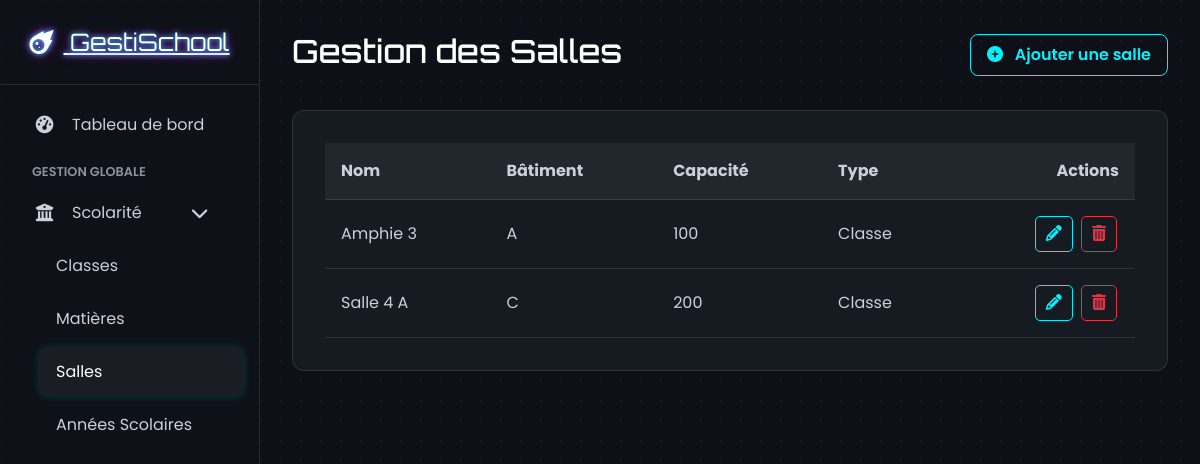
/admin/gestion/salles.php (signed in), run on the app's committed database.
### tables this page shows
CREATE TABLE IF NOT EXISTS `salles` (
  `id` int NOT NULL AUTO_INCREMENT,
  `nom` varchar(50) DEFAULT NULL,
  `batiment` varchar(50) DEFAULT NULL,
  `capacite` int DEFAULT NULL,
  `type` enum('classe','labo','sport','autre') DEFAULT 'classe',
  PRIMARY KEY (`id`)
);

### admin/gestion/salles.php (the view, shortened to what this page needs)
<?php
require_once '../../config/db.php';
try {
    $salles = $pdo->query("SELECT * FROM salles ORDER BY nom ASC")->fetchAll();
} catch (PDOException $e) {
    $error_db = "Erreur lors de la récupération des salles : " . $e->getMessage();
    $salles = [];
}
?>
<!DOCTYPE html>
<html lang="fr">
<head>
    <link href="https://cdn.jsdelivr.net/npm/bootstrap@5.3.3/dist/css/bootstrap.min.css" rel="stylesheet">
    <link rel="stylesheet" href="https://cdnjs.cloudflare.com/ajax/libs/font-awesome/6.5.2/css/all.min.css">
</head>
<body>
<div class="page-wrapper">
    <aside id="sidebar">
        <div class="sidebar-header">
            <a href="../dashboard.php" class="logo"><i class="fas fa-meteor"></i> GestiSchool</a>
        </div>
        <nav class="sidebar-nav">
            <ul class="nav flex-column">
                <li class="nav-item"><a class="nav-link" href="../dashboard.php"><i class="fas fa-tachometer-alt"></i> Tableau de bord</a></li>
                <li class="nav-category">Gestion Globale</li>
                <li class="nav-item">
                    <a class="nav-link" data-bs-toggle="collapse" href="#gestionCollapse" role="button" aria-expanded="true" aria-controls="gestionCollapse">
                        <i class="fas fa-university"></i> Scolarité <i class="fas fa-chevron-right arrow"></i>
                    </a>
                    <div class="collapse show" id="gestionCollapse">
                        <ul class="nav flex-column ps-4">
                            <li><a class="nav-link" href="classes.php">Classes</a></li>
                            <li><a class="nav-link" href="matieres.php">Matières</a></li>
                            <li><a class="nav-link active" href="salles.php">Salles</a></li>
                            <li><a class="nav-link" href="annees.php">Années Scolaires</a></li>
                        </ul>
                    </div>
                </li>
            </ul>
        </nav>
    </aside>
    <main id="main-content">
        <header class="main-header">
            <div>
                <h1>Gestion des Salles</h1>
            </div>
            <button class="btn btn-glow" data-bs-toggle="modal" data-bs-target="#salleModal" id="add-salle-btn">
                <i class="fas fa-plus-circle me-2"></i> Ajouter une salle
            </button>
        </header>
        <div class="content-card">
            <div class="table-responsive">
                <table class="galaxy-table">
                    <thead>
                        <tr>
                            <th>Nom</th>
                            <th>Bâtiment</th>
                            <th>Capacité</th>
                            <th>Type</th>
                            <th class="text-end">Actions</th>
                        </tr>
                    </thead>
                    <tbody>
                        <?php if (empty($salles)): ?>
                            <tr><td colspan="5" class="text-center">Aucune salle trouvée.</td></tr>
                        <?php else: ?>
                            <?php foreach ($salles as $salle): ?>
                                <tr>
                                    <td><?= htmlspecialchars($salle['nom']) ?></td>
                                    <td><?= htmlspecialchars($salle['batiment']) ?></td>
                                    <td><?= htmlspecialchars($salle['capacite']) ?></td>
                                    <td><?= ucfirst(htmlspecialchars($salle['type'])) ?></td>
                                    <td class="text-end">
                                        <button class="btn btn-action btn-action-edit edit-btn"
                                            data-bs-toggle="modal" data-bs-target="#salleModal"
                                            data-id="<?= $salle['id'] ?>"
                                            data-nom="<?= htmlspecialchars($salle['nom']) ?>"
                                            data-batiment="<?= htmlspecialchars($salle['batiment']) ?>"
                                            data-capacite="<?= $salle['capacite'] ?>"
                                            data-type="<?= $salle['type'] ?>">
                                            <i class="fas fa-pencil-alt"></i>
                                        </button>
                                        <button class="btn btn-action btn-action-delete delete-btn" data-id="<?= $salle['id'] ?>" data-nom="<?= htmlspecialchars($salle['nom']) ?>">
                                            <i class="fas fa-trash-alt"></i>
                                        </button>
                                    </td>
                                </tr>
                            <?php endforeach; ?>
                        <?php endif; ?>
                    </tbody>
                </table>
            </div>
        </div>
    </main>
</div>
</body>
</html>

### admin/gestion/salles.php (style rules this page uses)
:root { --bg-dark-primary: #0d1117; --bg-dark-secondary: #161b22; --border-color: rgba(255, 255, 255, 0.1); --text-primary: #c9d1d9; --text-secondary: #8b949e; --accent-glow-1: #00f2ff; --accent-glow-2: #da00ff; --font-primary: 'Poppins', sans-serif; --font-display: 'Orbitron', sans-serif; --success-glow: rgba(40, 167, 69, 0.5); --danger-glow: rgba(220, 53, 69, 0.5); }
body { font-family: var(--font-primary); background-color: var(--bg-dark-primary); color: var(--text-primary); background-image: radial-gradient(circle at 1px 1px, rgba(255, 255, 255, 0.05) 1px, transparent 0); background-size: 20px 20px; }
.page-wrapper { display: flex; min-height: 100vh; }
#sidebar { width: 260px; position: fixed; top: 0; left: 0; height: 100vh; z-index: 1000; background: rgba(16, 19, 26, 0.6); backdrop-filter: blur(10px); border-right: 1px solid var(--border-color); transition: all 0.3s ease; display: flex; flex-direction: column; }
.sidebar-header { padding: 1.5rem; text-align: center; border-bottom: 1px solid var(--border-color); }
.sidebar-header .logo { font-family: var(--font-display); font-size: 1.5rem; color: #fff; text-shadow: 0 0 5px var(--accent-glow-1), 0 0 10px var(--accent-glow-2); }
.sidebar-header .logo i { margin-right: 10px; }
.sidebar-nav { padding: 1rem; flex-grow: 1; overflow-y: auto; }
.nav-category { font-size: 0.8rem; color: var(--text-secondary); text-transform: uppercase; padding: 0.5rem 1rem; font-weight: 600; }
.nav-link { display: flex; align-items: center; padding: 0.75rem 1rem; color: var(--text-primary); text-decoration: none; border-radius: 8px; margin-bottom: 5px; transition: all 0.2s ease; }
.nav-link i { width: 25px; margin-right: 15px; text-align: center; font-size: 1.1rem; }
.nav-link:hover, .nav-link.active { background: rgba(255, 255, 255, 0.05); color: #fff; box-shadow: 0 0 10px rgba(0, 242, 255, 0.2); }
.nav-link .arrow { margin-left: auto; transition: transform 0.3s ease; }
.nav-link[aria-expanded="true"] .arrow { transform: rotate(90deg); }
#main-content { margin-left: 260px; width: calc(100% - 260px); padding: 2rem; transition: all 0.3s ease; }
.main-header { display: flex; justify-content: space-between; align-items: center; margin-bottom: 2rem; }
.main-header h1 { font-family: var(--font-display); color: #fff; font-size: 2rem; }
.content-card { background: var(--bg-dark-secondary); border-radius: 12px; padding: 2rem; border: 1px solid var(--border-color); animation: fadeIn 0.5s ease; }
.btn-glow { border: 1px solid var(--accent-glow-1); color: var(--accent-glow-1); background-color: transparent; padding: 0.5rem 1rem; border-radius: 8px; font-weight: 600; transition: all 0.3s ease; }
.galaxy-table { width: 100%; color: var(--text-primary); }
.galaxy-table th { background-color: rgba(255, 255, 255, 0.05); padding: 1rem; border-bottom: 1px solid var(--border-color); }
.galaxy-table td { padding: 1rem; border-bottom: 1px solid var(--border-color); vertical-align: middle; }
.btn-action { background: transparent; border: 1px solid; border-radius: 5px; padding: 5px 10px; margin: 0 2px; transition: all 0.2s; }
.btn-action-edit { color: var(--accent-glow-1); border-color: var(--accent-glow-1); }
.btn-action-delete { color: #dc3545; border-color: #dc3545; }

### data on the page
salles: nom "Amphie 3", batiment "A", capacite "100", type "Classe"
salles: nom "Salle 4 A", batiment "C", capacite "200", type "Classe"
